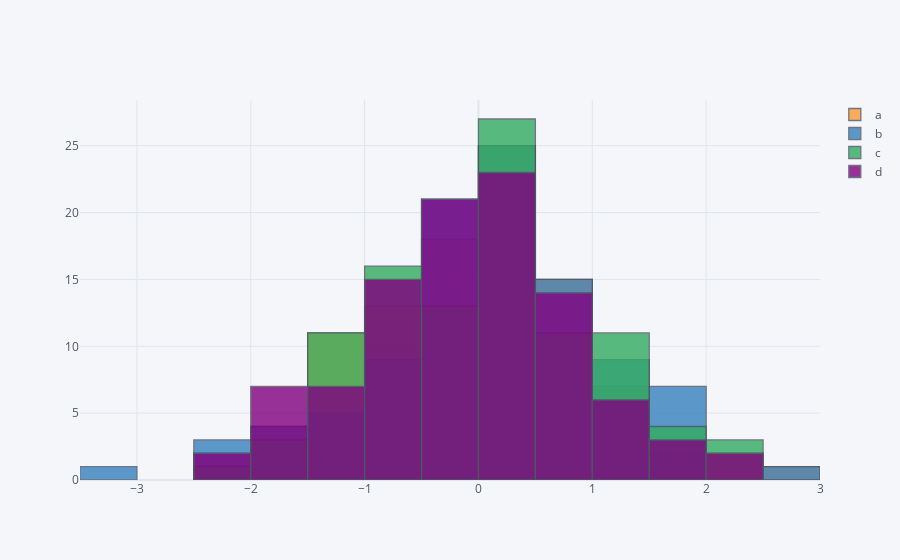

Write notebook code for a chart like this one.
### Code cell
dataframe.iplot(kind='hist')
